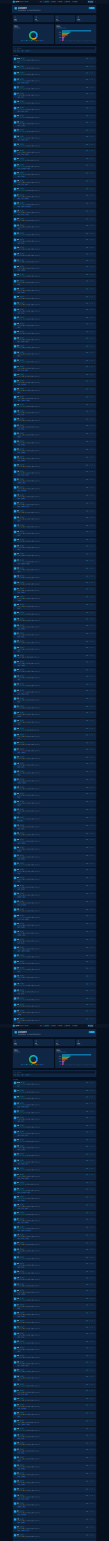
#> input picture grad_doc/screenshots/patients.png, 1740 x 24641 px (shown at 1/16 size)
$ python fix_screenshots.py
#> lines starting #> are read from the running program, lines starting #| are printed output that depends on the picture
"""
Fix: 1) Crop patients.png to reasonable height, 2) Re-insert all images at 18.25cm width
"""
import sys
sys.stdout.reconfigure(encoding='utf-8')

from docx import Document
from docx.shared import Cm, Pt
from docx.enum.text import WD_ALIGN_PARAGRAPH
from docx.oxml.ns import qn
from PIL import Image
import os

doc_path = 'grad_doc/初稿(1).docx'
screenshots_dir = 'grad_doc/screenshots'
output_path = 'grad_doc/thesis_with_screenshots.docx'

# Step 1: Crop patients.png - keep only the top portion
# A4 page usable height is about 22cm. At 18.25cm width, max reasonable image height
# is about 15cm to leave room for caption. With px width 1740 -> 18.25cm,
# scale factor = 18.25cm / 1740px. Max height in px = 15cm / scale_factor
# scale: 1px = 18.25/1740 cm = 0.01049 cm. So 15cm = 1433px roughly.
# But we want to show the table content - let's keep about 3 table rows visible.
# Better: target max height ~18cm for the image (leave ~4cm for text on same page)
# 18cm / 0.01049cm/px ≈ 1716px. That's quite short.
# Let's be more generous: keep top ~3000px which at 18.25cm width ≈ 31cm height on page
# Actually, with 18.25cm width, the scale is different. Let me calculate:
# If we set width=18.25cm in docx, and image is 1740px wide, then:
# 18.25cm = 1740 * scale, so scale = 18.25/1740 = 0.01049 cm/px
# Height in doc = h_px * 0.01049 cm
# For h=24641: doc_height = 24641 * 0.01049 = 258cm - WAY too tall
# For A4 page (usable ~24cm height), max image height should be ~20cm
# 20cm / 0.01049 = 1905px
# But that cuts the table very short. Let's keep ~3500px which gives ~36cm
# That'll span about 1.5 pages, which is acceptable.
# Actually, let's keep max 4000px, which at 18.25cm width = ~42cm = about 1.7 pages

patients_img = Image.open(os.path.join(screenshots_dir, 'patients.png'))
#> patients_img is the input picture: PIL image 1740x24641 RGB; mean R, G, B 13.6, 34, 58.7
w, h = patients_img.size
#> w = 1740; h = 24641
# Crop to max 3500px height (shows about 3-4 visible rows of the patient table)
max_crop_height = 3500
if h > max_crop_height:
    cropped = patients_img.crop((0, 0, w, max_crop_height))
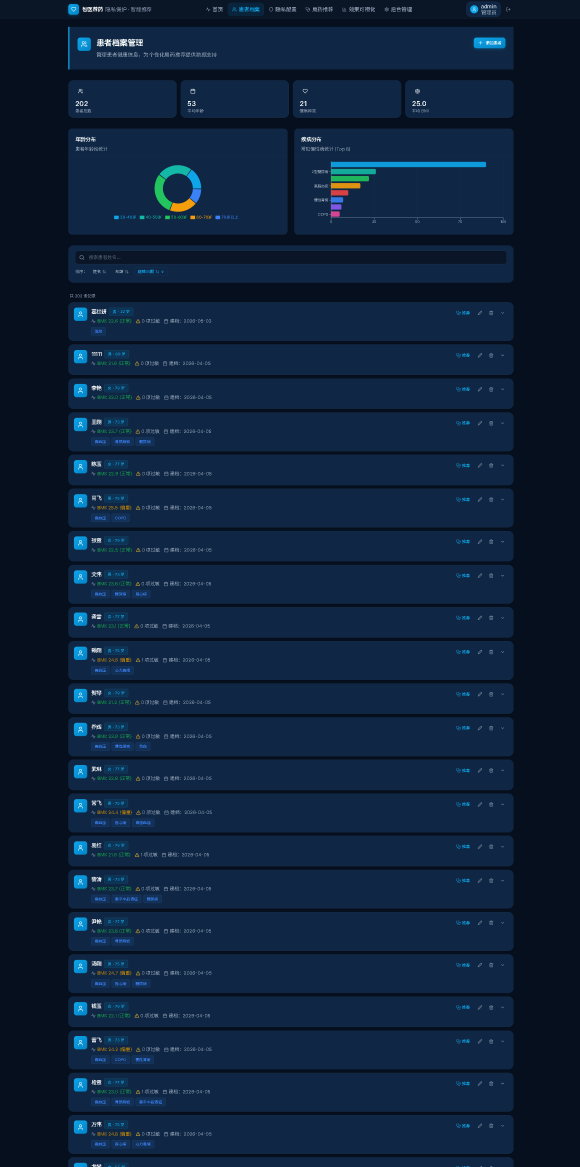
#> cropped: PIL image 1740x3500 RGB (shown at 1/3 size); mean R, G, B 13.5, 33.7, 58
    cropped.save(os.path.join(screenshots_dir, 'patients_cropped.png'))
    print(f'Cropped patients.png: {w}x{h} -> {w}x{max_crop_height}')
#| Cropped patients.png: 1740x24641 -> 1740x3500
else:
    print('patients.png not oversized, no crop needed')

# Also crop other tall images if needed
for fname, max_h in [('privacy-config.png', 3000), ('admin.png', 3000), ('visualization.png', 3000), ('homepage.png', 3000), ('login.png', 3000)]:
    img = Image.open(os.path.join(screenshots_dir, fname))
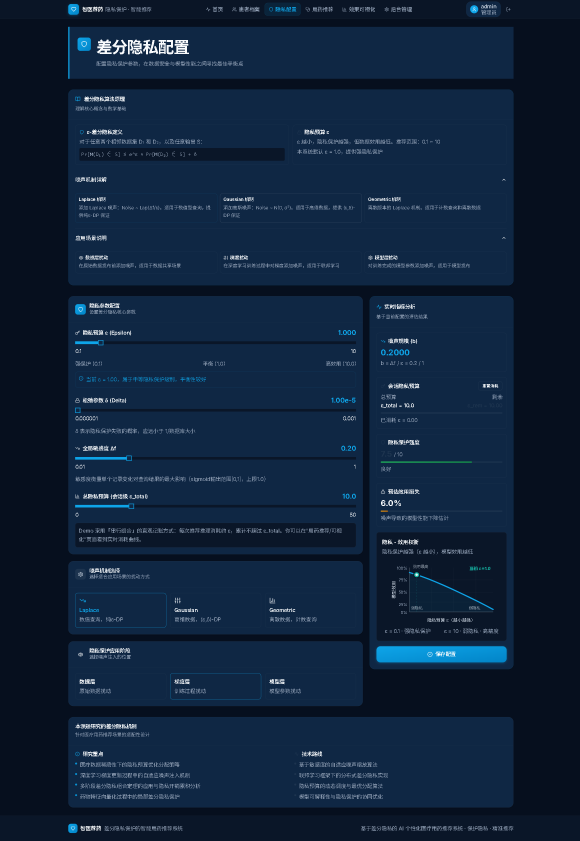
#> input picture grad_doc/screenshots/privacy-config.png, 1740 x 2523 px (shown at 1/3 size)
#> img is the input picture: PIL image 1740x2523 RGB; mean R, G, B 15.3, 34.5, 58.3
    iw, ih = img.size
#> iw = 1740; ih = 2523
    if ih > max_h:
        cropped = img.crop((0, 0, iw, max_h))
        cropped.save(os.path.join(screenshots_dir, f'{fname}_cropped.png'))
        print(f'Cropped {fname}: {iw}x{ih} -> {iw}x{max_h}')
    else:
        # Copy as-is with _cropped suffix for consistency
        img.save(os.path.join(screenshots_dir, f'{fname}_cropped.png'))

# Crop short images too (they're fine)
for fname in ['recommendation.png', 'forbidden.png']:
#> (the run stopped early here; a loop or call above may not have finished)
